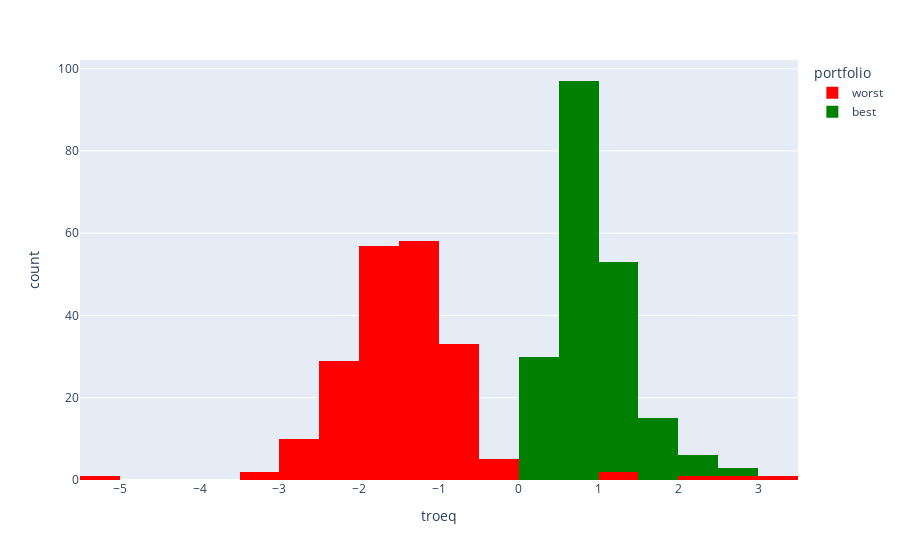

Notebook code cell kept with this figure:
### Code cell
fig = px.histogram(
    df2, 
    x="troeq", 
    color="portfolio", 
    color_discrete_map=dict(
        best="green",
        worst="red"
    )
)

fig.show()

### Figure 1 — Plotly figure (JSON) as saved in the notebook; plotly's stock layout.template omitted (floating-point values rounded to 4 significant figures; data arrays with more than 128 entries replaced by an {"elided": "..."} marker saying what was removed)
{"data": [{"alignmentgroup": "True", "bingroup": "x", "hovertemplate": "portfolio=worst<br>troeq=%{x}<br>count=%{y}<extra></extra>", "legendgroup": "worst", "marker": {"color": "red", "pattern": {"shape": ""}}, "name": "worst", "offsetgroup": "worst", "orientation": "v", "showlegend": true, "type": "histogram", "x": {"elided": "200 float values"}, "xaxis": "x", "yaxis": "y"}, {"alignmentgroup": "True", "bingroup": "x", "hovertemplate": "portfolio=best<br>troeq=%{x}<br>count=%{y}<extra></extra>", "legendgroup": "best", "marker": {"color": "green", "pattern": {"shape": ""}}, "name": "best", "offsetgroup": "best", "orientation": "v", "showlegend": true, "type": "histogram", "x": {"elided": "200 float values"}, "xaxis": "x", "yaxis": "y"}], "layout": {"barmode": "relative", "legend": {"title": {"text": "portfolio"}, "tracegroupgap": 0}, "margin": {"t": 60}, "xaxis": {"anchor": "y", "domain": [0, 1], "title": {"text": "troeq"}}, "yaxis": {"anchor": "x", "domain": [0, 1], "title": {"text": "count"}}}}
